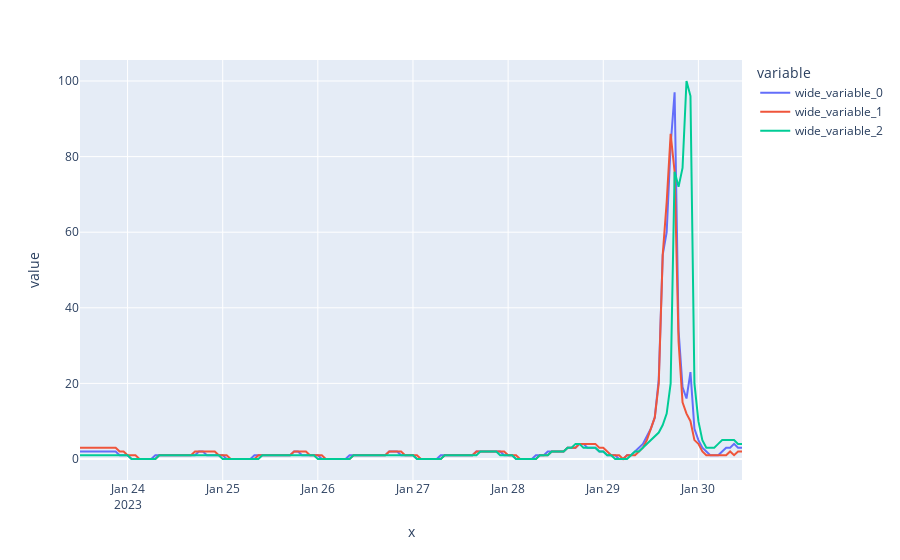

Source (notebook cell):
### Code cell
import plotly.express as px

Eagles = Gtrend["Philadelphia Eagles: (Worldwide)"]
SanFran = Gtrend["San Francisco 49ers: (Worldwide)"]
Chiefs = Gtrend["Kansas City Chiefs: (Worldwide)"]
date = Gtrend["Time"].astype('datetime64[s]') # Using the retyping of the column which is a nump array
fig = px.line(x=date, y=[Eagles, SanFran, Chiefs])

fig.show()

### Figure 1 — Plotly figure (JSON) as saved in the notebook; plotly's stock layout.template omitted (floating-point values rounded to 4 significant figures; data arrays with more than 128 entries replaced by an {"elided": "..."} marker saying what was removed)
{"data": [{"hovertemplate": "variable=wide_variable_0<br>x=%{x}<br>value=%{y}<extra></extra>", "legendgroup": "wide_variable_0", "line": {"color": "#636efa", "dash": "solid"}, "marker": {"symbol": "circle"}, "mode": "lines", "name": "wide_variable_0", "orientation": "v", "showlegend": true, "type": "scatter", "x": {"elided": "168 str values"}, "xaxis": "x", "y": {"elided": "168 int values"}, "yaxis": "y"}, {"hovertemplate": "variable=wide_variable_1<br>x=%{x}<br>value=%{y}<extra></extra>", "legendgroup": "wide_variable_1", "line": {"color": "#EF553B", "dash": "solid"}, "marker": {"symbol": "circle"}, "mode": "lines", "name": "wide_variable_1", "orientation": "v", "showlegend": true, "type": "scatter", "x": {"elided": "168 str values"}, "xaxis": "x", "y": {"elided": "168 int values"}, "yaxis": "y"}, {"hovertemplate": "variable=wide_variable_2<br>x=%{x}<br>value=%{y}<extra></extra>", "legendgroup": "wide_variable_2", "line": {"color": "#00cc96", "dash": "solid"}, "marker": {"symbol": "circle"}, "mode": "lines", "name": "wide_variable_2", "orientation": "v", "showlegend": true, "type": "scatter", "x": {"elided": "168 str values"}, "xaxis": "x", "y": {"elided": "168 int values"}, "yaxis": "y"}], "layout": {"autosize": true, "legend": {"title": {"text": "variable"}, "tracegroupgap": 0}, "margin": {"t": 60}, "xaxis": {"anchor": "y", "autorange": true, "domain": [0, 1], "range": ["2023-01-23 12:00", "2023-01-30 11:00"], "title": {"text": "x"}, "type": "date"}, "yaxis": {"anchor": "x", "autorange": true, "domain": [0, 1], "range": [-5.556, 105.6], "title": {"text": "value"}, "type": "linear"}}}
